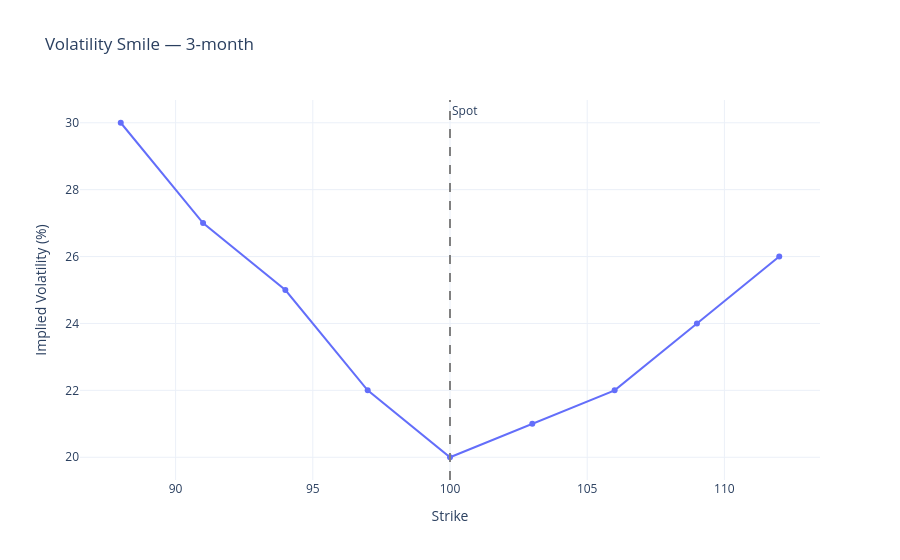

Source (notebook cell):
### Markdown cell above
### Volatility smile

Real equity markets exhibit a volatility skew — implied vol is higher for
low strikes (downside protection demand) than for high strikes. Black-Scholes
assumes a flat smile; the skew below illustrates the real-world deviation.

### Code cell
smile_spot    = 100.0
smile_r       = 0.05
smile_t       = 0.25   # 3-month expiry
smile_strikes = [88, 91, 94, 97, 100, 103, 106, 109, 112]

# Equity skew: higher implied vol for lower strikes
true_vols = [0.30, 0.27, 0.25, 0.22, 0.20, 0.21, 0.22, 0.24, 0.26]

prices     = [black_scholes_call(smile_spot, k, smile_r, smile_t, sv)
              for k, sv in zip(smile_strikes, true_vols)]
solved_ivs = [implied_volatility(p, smile_spot, k, smile_r, smile_t)
              for p, k in zip(prices, smile_strikes)]

plot_volatility_smile(
    smile_strikes,
    solved_ivs,
    spot=smile_spot,
    expiry_label="3-month",
).show()

### Figure 1 — Plotly figure (JSON) as saved in the notebook; plotly's stock layout.template omitted (floating-point values rounded to 4 significant figures)
{"data": [{"hovertemplate": "Strike: %{x:.1f}<br>IV: %{y:.2f}%<extra></extra>", "line": {"color": "#636EFA", "width": 2}, "marker": {"size": 6}, "mode": "lines+markers", "name": "Implied vol", "type": "scatter", "x": [88, 91, 94, 97, 100, 103, 106, 109, 112], "y": [30.0, 27.0, 25.0, 22.0, 20.0, 21.0, 22.0, 24.0, 26.0]}], "layout": {"annotations": [{"showarrow": false, "text": "Spot", "x": 100, "xanchor": "left", "xref": "x", "y": 1, "yanchor": "top", "yref": "y domain"}], "legend": {"orientation": "h", "x": 1, "xanchor": "right", "y": 1.02, "yanchor": "bottom"}, "shapes": [{"line": {"color": "grey", "dash": "dash"}, "type": "line", "x0": 100, "x1": 100, "xref": "x", "y0": 0, "y1": 1, "yref": "y domain"}], "title": {"text": "Volatility Smile — 3-month"}, "xaxis": {"title": {"text": "Strike"}}, "yaxis": {"title": {"text": "Implied Volatility (%)"}}}}
